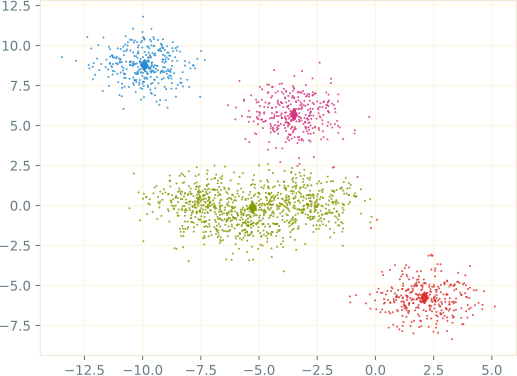

Write Python code to recreate this figure.
import matplotlib.pyplot as plt
from sklearn.cluster import KMeans
from sklearn.datasets import make_blobs
from sklearn.metrics.pairwise import pairwise_distances_argmin

n_samples = 2000
n_components = 6

X, y_true = make_blobs(n_samples=n_samples,
                       centers=n_components,
                       cluster_std=1.00)
X = X[:, ::-1]

colors = ['#dc322f', '#859900', '#268bd2', '#d33682']

k_means = KMeans(init='k-means++', n_clusters=len(colors), n_init=10)
k_means.fit(X)
k_means_cluster_centers = k_means.cluster_centers_
k_means_labels = pairwise_distances_argmin(X, k_means_cluster_centers)

with plt.style.context('Solarize_Light2'):
    plt.figure(1)
    for k, col in enumerate(colors):
        my_members = k_means_labels == k
        cluster_center = k_means_cluster_centers[k]
        plt.scatter(X[my_members, 0], X[my_members, 1], s=1, c=col, marker='.')
        plt.scatter(cluster_center[0], cluster_center[1], c=col, marker='d')

plt.savefig('clustering.svg', transparent=True)
plt.show()
